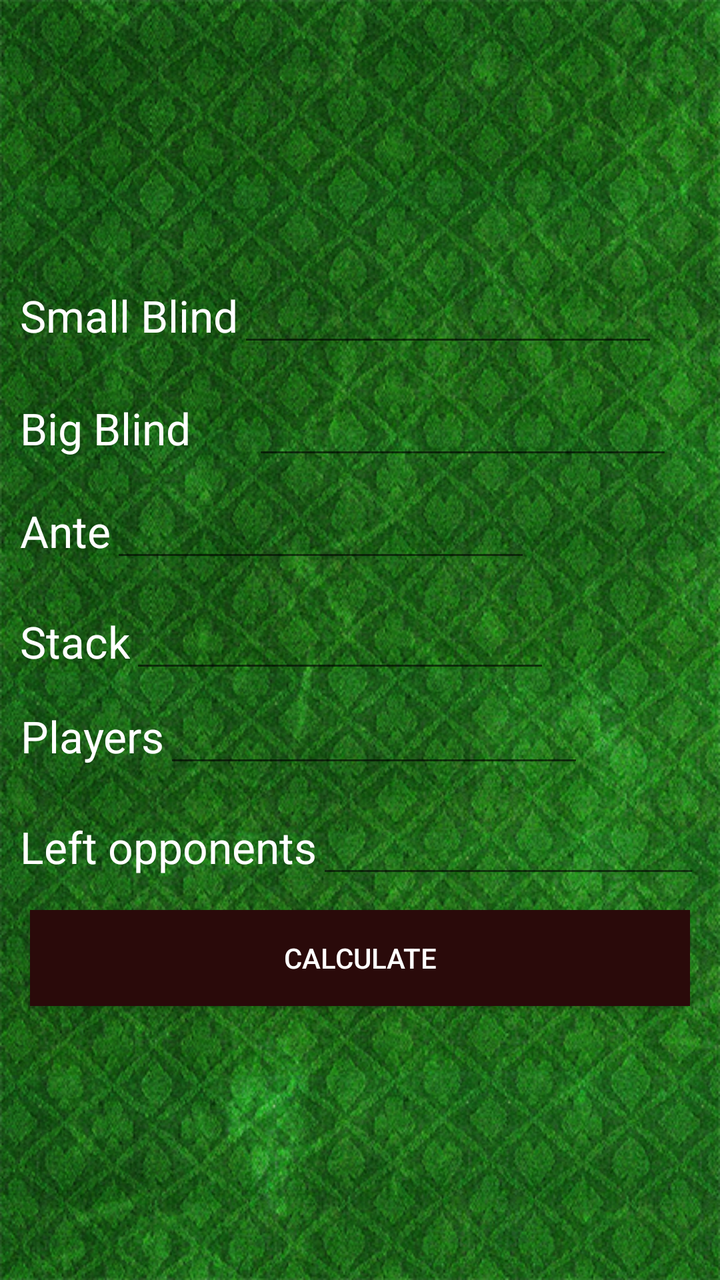
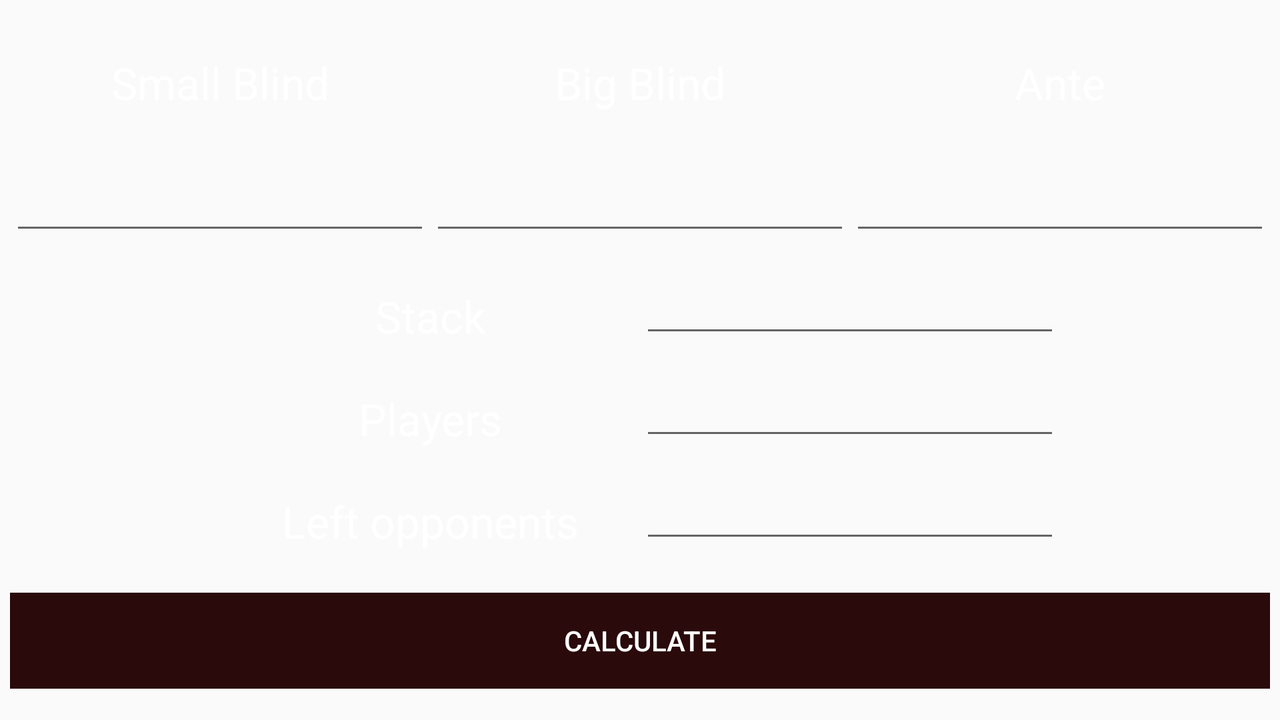

One screen, two layout resources from the same app: the default and the repository's alternative for another configuration. Each is rendered where Android would select it; the XML of both is given below.
<!-- AndroidManifest.xml: application theme AppTheme -->
<!-- res/layout/activity_main.xml -->
<?xml version="1.0" encoding="utf-8"?>

<RelativeLayout xmlns:android="http://schemas.android.com/apk/res/android"
    xmlns:tools="http://schemas.android.com/tools"
    android:layout_width="match_parent"
    android:layout_height="match_parent"
    tools:context=".controller.MainActivity"
    android:gravity="center"
    android:src="@drawable/background"
    android:scaleType = "centerCrop"
    android:background="@drawable/background">

    <ScrollView
        android:layout_width="wrap_content"
        android:layout_height="wrap_content"
        android:id="@+id/scrollView2" >

        <LinearLayout
            android:orientation="vertical"
            android:layout_width="match_parent"
            android:layout_height="wrap_content"
            android:layout_margin="5dp">

            <LinearLayout
                android:orientation="horizontal"
                android:layout_width="match_parent"
                android:layout_height="match_parent"
                android:layout_margin="5dp">

                <TextView
                    android:layout_width="wrap_content"
                    android:layout_height="wrap_content"
                    android:textAppearance="?android:attr/textAppearanceLarge"
                    android:id="@+id/txvSmallBlind"
                    android:text="@string/small_blind"
                    android:gravity="center"
                    android:textColor="@color/white" />

                <EditText
                    android:layout_width="wrap_content"
                    android:layout_height="wrap_content"
                    android:inputType="numberSigned"
                    android:ems="10"
                    android:id="@+id/edtSmallBlind"
                    android:paddingTop="15dp"
                    android:gravity="center"
                    android:textColor="@color/white" />
            </LinearLayout>

            <LinearLayout
                android:orientation="horizontal"
                android:layout_width="match_parent"
                android:layout_height="wrap_content"
                android:layout_margin="5dp">

                <TextView
                    android:layout_width="wrap_content"
                    android:layout_height="wrap_content"
                    android:textAppearance="?android:attr/textAppearanceLarge"
                    android:text="@string/big_blind"
                    android:id="@+id/txvBigBlind"
                    android:gravity="center"
                    android:textColor="@color/white" />

                <EditText
                    android:layout_width="wrap_content"
                    android:layout_height="wrap_content"
                    android:inputType="numberSigned"
                    android:ems="10"
                    android:id="@+id/edtBigBlind"
                    android:paddingTop="15dp"
                    android:gravity="center"
                    android:layout_marginStart="31dp"
                    android:textColor="@color/white" />
            </LinearLayout>

            <LinearLayout
                android:orientation="horizontal"
                android:layout_width="match_parent"
                android:layout_height="wrap_content"
                android:layout_margin="5dp">

                <TextView
                    android:layout_width="wrap_content"
                    android:layout_height="wrap_content"
                    android:textAppearance="?android:attr/textAppearanceLarge"
                    android:text="@string/ante"
                    android:id="@+id/txvAnte"
                    android:gravity="center"
                    android:textColor="@color/white" />

                <EditText
                    android:layout_width="wrap_content"
                    android:layout_height="wrap_content"
                    android:inputType="numberSigned"
                    android:ems="10"
                    android:id="@+id/edtAnte"
                    android:gravity="center"
                    android:textColor="@color/white" />
            </LinearLayout>

            <LinearLayout
                android:orientation="horizontal"
                android:layout_width="match_parent"
                android:layout_height="wrap_content"
                android:layout_margin="5dp">

                <TextView
                    android:layout_width="wrap_content"
                    android:layout_height="wrap_content"
                    android:textAppearance="?android:attr/textAppearanceLarge"
                    android:text="@string/stack"
                    android:id="@+id/txvStack"
                    android:paddingTop="10dp"
                    android:gravity="center"
                    android:textColor="@color/white" />

                <EditText
                    android:layout_width="wrap_content"
                    android:layout_height="wrap_content"
                    android:inputType="numberSigned"
                    android:ems="10"
                    android:id="@+id/edtStack"
                    android:gravity="center"
                    android:textColor="@color/white" />
            </LinearLayout>

            <LinearLayout
                android:orientation="horizontal"
                android:layout_width="match_parent"
                android:layout_height="wrap_content"
                android:layout_margin="5dp">

                <TextView
                    android:layout_width="wrap_content"
                    android:layout_height="wrap_content"
                    android:textAppearance="?android:attr/textAppearanceLarge"
                    android:text="@string/players"
                    android:id="@+id/txvPlayers"
                    android:gravity="center"
                    android:textColor="@color/white" />

                <EditText
                    android:layout_width="wrap_content"
                    android:layout_height="wrap_content"
                    android:inputType="numberSigned"
                    android:ems="10"
                    android:id="@+id/edtPlayers"
                    android:paddingTop="10dp"
                    android:gravity="center"
                    android:textColor="@color/white" />
            </LinearLayout>

            <LinearLayout
                android:orientation="horizontal"
                android:layout_width="match_parent"
                android:layout_height="wrap_content"
                android:layout_margin="5dp">

                <TextView
                    android:layout_width="wrap_content"
                    android:layout_height="wrap_content"
                    android:textAppearance="?android:attr/textAppearanceLarge"
                    android:text="@string/left_opponents"
                    android:id="@+id/txvLeftOpponents"
                    android:paddingTop="10dp"
                    android:gravity="center"
                    android:textColor="@color/white" />

                <EditText
                    android:layout_width="wrap_content"
                    android:layout_height="wrap_content"
                    android:inputType="numberSigned"
                    android:ems="10"
                    android:id="@+id/edtLeftOpponents"
                    android:paddingTop="10dp"
                    android:gravity="center"
                    android:textColor="@color/white" />
            </LinearLayout>

            <LinearLayout
                android:orientation="horizontal"
                android:layout_width="match_parent"
                android:layout_height="wrap_content"
                android:gravity="center">

                <Button
                    android:layout_width="match_parent"
                    android:layout_height="wrap_content"
                    android:text="@string/calculate"
                    android:id="@+id/btnCalculate"
                    android:layout_span="3"
                    android:layout_margin="10dp"
                    android:background="@color/colorPrimaryDark"
                    android:textColor="@color/white" />
            </LinearLayout>

        </LinearLayout>
    </ScrollView>


</RelativeLayout>
<!-- resources referenced by this layout -->
<resources>
  <color name="colorPrimaryDark">#2a0a0a</color>
  <color name="white">#ffffff</color>
  <!-- drawable background: png bitmap (drawable, 850870 bytes) -->
  <string name="ante">Ante</string>
  <string name="big_blind">Big Blind</string>
  <string name="calculate">Calculate</string>
  <string name="left_opponents">Left opponents</string>
  <string name="players">Players</string>
  <string name="small_blind">Small Blind</string>
  <string name="stack">Stack</string>
  <style name="AppTheme" parent="Theme.AppCompat.Light.DarkActionBar">
          
          <item name="colorPrimary">@color/colorPrimary</item>
          <item name="colorPrimaryDark">@color/colorPrimaryDark</item>
          <item name="colorAccent">@color/colorAccent</item>
      </style>
  <color name="colorPrimary">#0B610B</color>
  <color name="colorAccent">#01DF01</color>
</resources>
<!-- res/layout-land/activity_main.xml (the repository's variant of the layout above) -->
<!-- drawn on the phone turned sideways -->
<?xml version="1.0" encoding="utf-8"?>

<RelativeLayout xmlns:android="http://schemas.android.com/apk/res/android"
    xmlns:tools="http://schemas.android.com/tools"
    android:layout_width="match_parent"
    android:layout_height="match_parent"
    tools:context=".controller.MainActivity"
    android:gravity="center"
    android:background="@drawable/backgroundland">

    <ScrollView
        android:layout_width="wrap_content"
        android:layout_height="wrap_content"
        android:id="@+id/scrollView3"
        android:layout_alignParentLeft="true"
        android:layout_marginLeft="0dp"
        android:layout_alignParentTop="true"
        android:layout_marginTop="1dp">

        <TableLayout
            android:layout_width="match_parent"
            android:layout_height="match_parent"
            android:gravity="center">

            <TableRow
                android:layout_width="wrap_content"
                android:layout_height="wrap_content"
                android:gravity="center"
                android:layout_margin="5dp">

                <TextView
                    android:layout_width="wrap_content"
                    android:layout_height="wrap_content"
                    android:textAppearance="?android:attr/textAppearanceLarge"
                    android:id="@+id/txvSmallBlind"
                    android:text="@string/small_blind"
                    android:paddingTop="10dp"
                    android:gravity="center"
                    android:textColor="@color/white" />

                <TextView
                    android:layout_width="wrap_content"
                    android:layout_height="wrap_content"
                    android:textAppearance="?android:attr/textAppearanceLarge"
                    android:text="@string/big_blind"
                    android:id="@+id/txvBigBlind"
                    android:paddingTop="10dp"
                    android:gravity="center"
                    android:textColor="@color/white" />

                <TextView
                    android:layout_width="wrap_content"
                    android:layout_height="wrap_content"
                    android:textAppearance="?android:attr/textAppearanceLarge"
                    android:text="@string/ante"
                    android:id="@+id/txvAnte"
                    android:paddingTop="10dp"
                    android:gravity="center"
                    android:textColor="@color/white" />
            </TableRow>

            <TableRow
                android:layout_width="match_parent"
                android:layout_height="match_parent"
                android:paddingTop="10dp"
                android:gravity="center"
                android:layout_margin="5dp">

                <EditText
                    android:layout_width="wrap_content"
                    android:layout_height="wrap_content"
                    android:inputType="numberSigned"
                    android:ems="10"
                    android:id="@+id/edtSmallBlind"
                    android:paddingTop="15dp"
                    android:gravity="center"
                    android:textColor="@color/white" />

                <EditText
                    android:layout_width="wrap_content"
                    android:layout_height="wrap_content"
                    android:inputType="numberSigned"
                    android:ems="10"
                    android:id="@+id/edtBigBlind"
                    android:paddingTop="15dp"
                    android:gravity="center"
                    android:textColor="@color/white" />

                <EditText
                    android:layout_width="wrap_content"
                    android:layout_height="wrap_content"
                    android:inputType="numberSigned"
                    android:ems="10"
                    android:id="@+id/edtAnte"
                    android:paddingTop="15dp"
                    android:gravity="center"
                    android:textColor="@color/white" />

            </TableRow>

            <TableRow
                android:layout_width="match_parent"
                android:layout_height="match_parent"
                android:gravity="center"
                android:layout_margin="5dp">

                <TextView
                    android:layout_width="wrap_content"
                    android:layout_height="wrap_content"
                    android:textAppearance="?android:attr/textAppearanceLarge"
                    android:text="@string/stack"
                    android:id="@+id/txvStack"
                    android:paddingTop="10dp"
                    android:gravity="center"
                    android:textColor="@color/white" />

                <EditText
                    android:layout_width="wrap_content"
                    android:layout_height="wrap_content"
                    android:inputType="numberSigned"
                    android:ems="10"
                    android:id="@+id/edtStack"
                    android:paddingTop="10dp"
                    android:gravity="center"
                    android:textColor="@color/white" />
            </TableRow>

            <TableRow
                android:layout_width="match_parent"
                android:layout_height="match_parent"
                android:gravity="center"
                android:layout_margin="5dp">

                <TextView
                    android:layout_width="wrap_content"
                    android:layout_height="wrap_content"
                    android:textAppearance="?android:attr/textAppearanceLarge"
                    android:text="@string/players"
                    android:id="@+id/txvPlayers"
                    android:paddingTop="10dp"
                    android:gravity="center"
                    android:textColor="@color/white" />

                <EditText
                    android:layout_width="wrap_content"
                    android:layout_height="wrap_content"
                    android:inputType="numberSigned"
                    android:ems="10"
                    android:id="@+id/edtPlayers"
                    android:paddingTop="10dp"
                    android:gravity="center"
                    android:textColor="@color/white" />
            </TableRow>

            <TableRow
                android:layout_width="match_parent"
                android:layout_height="match_parent"
                android:gravity="center"
                android:layout_margin="5dp">

                <TextView
                    android:layout_width="wrap_content"
                    android:layout_height="wrap_content"
                    android:textAppearance="?android:attr/textAppearanceLarge"
                    android:text="@string/left_opponents"
                    android:id="@+id/txvLeftOpponents"
                    android:paddingTop="10dp"
                    android:gravity="center"
                    android:textColor="@color/white" />

                <EditText
                    android:layout_width="wrap_content"
                    android:layout_height="wrap_content"
                    android:inputType="numberSigned"
                    android:ems="10"
                    android:id="@+id/edtLeftOpponents"
                    android:paddingTop="10dp"
                    android:gravity="center"
                    android:textColor="@color/white"
                    android:autoText="false" />
            </TableRow>

            <TableRow
                android:layout_width="match_parent"
                android:layout_height="match_parent"
                android:paddingTop="10dp"
                android:gravity="center"
                android:layout_margin="5dp">

                <Button
                    android:layout_width="match_parent"
                    android:layout_height="match_parent"
                    android:text="@string/calculate"
                    android:id="@+id/btnCalculate"
                    android:layout_span="3"
                    android:textColor="@color/white"
                    android:background="@color/colorPrimaryDark" />
            </TableRow>
        </TableLayout>
    </ScrollView>


</RelativeLayout>
<!-- resources referenced by the variant -->
<!-- as the phone turned sideways resolves them -->
<resources>
  <color name="colorPrimaryDark">#2a0a0a</color>
  <color name="white">#ffffff</color>
  <string name="ante">Ante</string>
  <string name="big_blind">Big Blind</string>
  <string name="calculate">Calculate</string>
  <string name="left_opponents">Left opponents</string>
  <string name="players">Players</string>
  <string name="small_blind">Small Blind</string>
  <string name="stack">Stack</string>
  <style name="AppTheme" parent="Theme.AppCompat.Light.DarkActionBar">
          
          <item name="colorPrimary">@color/colorPrimary</item>
          <item name="colorPrimaryDark">@color/colorPrimaryDark</item>
          <item name="colorAccent">@color/colorAccent</item>
      </style>
  <color name="colorPrimary">#0B610B</color>
  <color name="colorAccent">#01DF01</color>
</resources>
